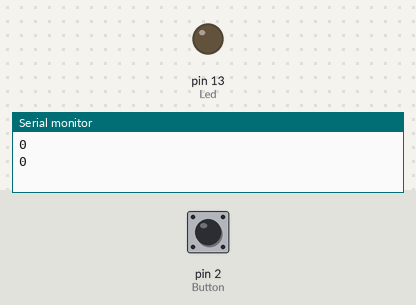
Bench run of a sketch on a simulated Arduino Uno, built with avr-gcc and run on an emulated ATmega328P. On the bench: output pins drawn as LEDs (lit = HIGH), the last lines printed to the serial monitor. The inputs (shaded band) are chosen by the test bench; at power-on: pin 2 (Button) HIGH.

Above: at 1.2 s.
1.3 s: pin 2 (Button) pulled LOW for 0.15 s
At 2.1 s:
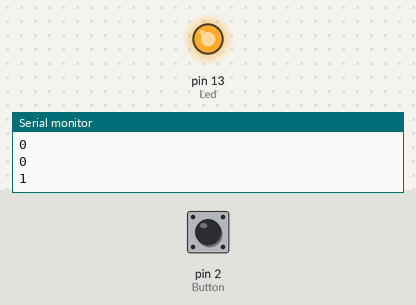
2.9 s: pin 2 (Button) pulled LOW for 1 s
At 3.4 s:
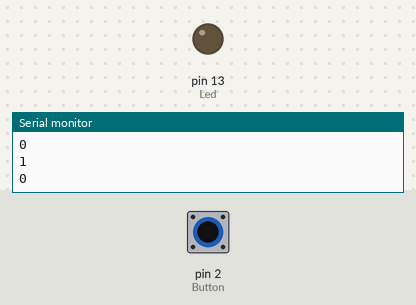
5.4 s: pin 2 (Button) pulled LOW for 3.2 s
At 6.5 s:
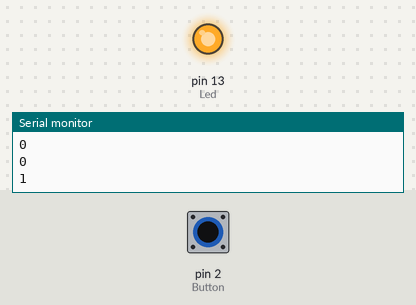
Timing chart, 0 to 8.4 s (numbered marks = the images above; inputs shaded):
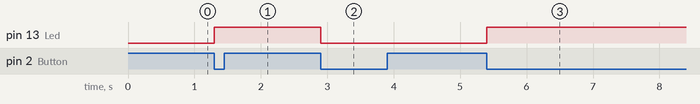

The sketch:

attachInterrupt.ino
```cpp
// 指定中斷編號
// Arduino Uno 上有兩個外部中斷，
// 編號 0 在 pin2，編號 1 在 pin3，
// 若把InterruptNum 改為 1 則 Button 變數須改為3
int InterruptNum = 0 ;

// 指定 Button 與 Led 的腳位
int Button = 2 , Led = 13;
bool ButtonState = false ;

void setup() {
  pinMode(Led, OUTPUT);
  pinMode(Button, INPUT);
  Serial.begin(9600);

  /*
   連接上外部中斷， attachInterrupt(interrupt, function, mode)
   第一個引數interrupt指定要用的中段編號，在Arduino上可為 0 或 1
   第二個引數指定中斷發生時要執行的副程式，需要自行定義 ( 如最下面的TOGGLE )
   第三個引數指定什麼情況要中斷，可指定為以下幾種
      - LOW: 當pin腳輸入為LOW時觸發中斷 ( 較少使用 )
      - RISING: 當pin腳輸入從LOW變成HIGH時觸發中斷
      - FALLING: 當pin腳輸入從HIGH變成LOW時觸發中斷
      - CHANGE : 當pin腳符合RISING或FALLING時就觸發中斷
   */
   attachInterrupt(InterruptNum, TOGGLE, FALLING);  // 試著解釋這行程式碼，並觀察不同模式下LED燈的改變模式
}

void loop() {
  // do nothing
  Serial.println(ButtonState);
  delay(1000);
}

void TOGGLE(){
  if (ButtonState==true){     // ButtonState == true
    ButtonState = false;
  }
  else{                       // ButtonState == false
    ButtonState = true;
  }
  digitalWrite(Led, ButtonState);

}
```

Measured:
- after the input at 1.3 s, pin 13 (Led): LOW → HIGH at once
- after the input at 2.9 s, pin 13 (Led): HIGH → LOW at once
- after the input at 5.4 s, pin 13 (Led): LOW → HIGH at once
